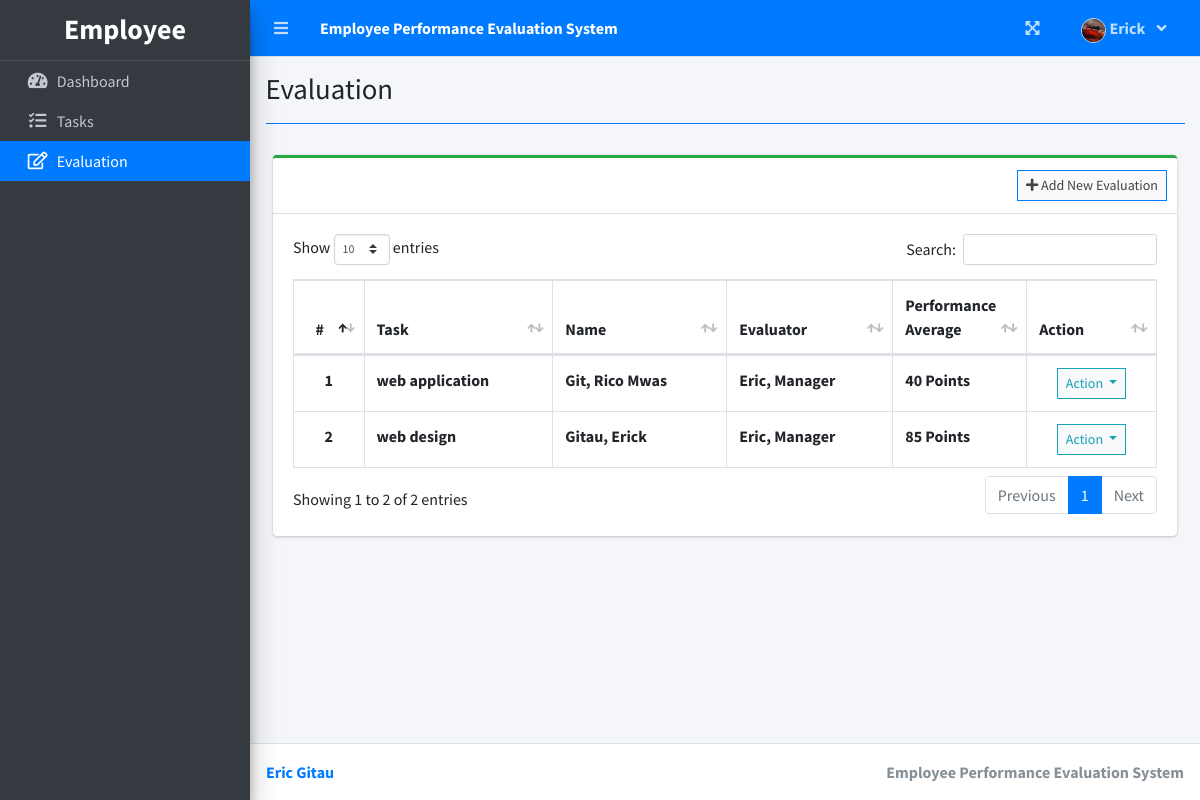
Page /index.php?page=evaluation (signed in) on the committed database.
### tables this page shows
CREATE TABLE `ratings` (
  `id` int(30) NOT NULL,
  `employee_id` int(30) NOT NULL,
  `task_id` int(30) NOT NULL,
  `evaluator_id` int(30) NOT NULL,
  `efficiency` int(11) NOT NULL,
  `timeliness` int(11) NOT NULL,
  `quality` int(11) NOT NULL,
  `accuracy` int(11) NOT NULL,
  `remarks` text NOT NULL,
  `date_created` datetime NOT NULL DEFAULT current_timestamp()
);

CREATE TABLE `task_list` (
  `id` int(30) NOT NULL,
  `task` varchar(200) NOT NULL,
  `description` text NOT NULL,
  `employee_id` int(30) NOT NULL,
  `due_date` date NOT NULL,
  `completed` date NOT NULL,
  `status` int(1) NOT NULL COMMENT '0=pending, 1=on-progress,3=Completed',
  `date_created` datetime NOT NULL DEFAULT current_timestamp()
);

### evaluation.php (the view, shortened to what this page needs)
<?php include'db_connect.php' ?>
<div class="col-lg-12">
	<div class="card card-outline card-success">
		<div class="card-header">
			<div class="card-tools">
				<a class="btn btn-block btn-sm btn-default btn-flat border-primary" href="./index.php?page=new_evaluation"><i class="fa fa-plus"></i> Add New Evaluation</a>
			</div>
		</div>
		<div class="card-body">
			<table class="table tabe-hover table-bordered" id="list">
				<thead>
					<tr>
						<th class="text-center">#</th>
						<th>Task</th>
						<th>Name</th>
						<?php if($_SESSION['login_type'] != 1): ?>
						<th>Evaluator</th>
						<?php endif; ?>
						<th width="15%">Performance Average</th>
						<th>Action</th>
					</tr>
				</thead>
				<tbody>
					<?php
					$i = 1;
					$where = "";
					$qry = $conn->query("SELECT r.*,concat(e.lastname,', ',e.firstname,' ',e.middlename) as name,t.task,concat(ev.lastname,', ',ev.firstname,' ',ev.middlename) as ename,((((r.efficiency + r.timeliness + r.quality + r.accuracy)/4)/5) * 100) as pa FROM ratings r inner join employee_list e on e.id = r.employee_id inner join task_list t on t.id = r.task_id inner join evaluator_list ev on ev.id = r.evaluator_id $where order by concat(e.lastname,', ',e.firstname,' ',e.middlename) asc");
					while($row= $qry->fetch_assoc()):
					?>
					<tr>
						<th class="text-center"><?php echo $i++ ?></th>
						<td><b><?php echo ($row['task']) ?></b></td>
						<td><b><?php echo ucwords($row['name']) ?></b></td>
						<?php if($_SESSION['login_type'] != 1): ?>
						<td><b><?php echo ucwords($row['ename']) ?></b></td>
						<?php endif; ?>
						<td><b><?php echo number_format($row['pa'])."  Points" ?></b></td>
						<td class="text-center">
							<button type="button" class="btn btn-default btn-sm btn-flat border-info wave-effect text-info dropdown-toggle" data-toggle="dropdown" aria-expanded="true">
		                      Action
		                    </button>
						</td>
					</tr>
				<?php endwhile; ?>
				</tbody>
			</table>
		</div>
	</div>
</div>

### rows in the picture
ratings: task_list.task "web application", name "Git, Rico Mwas", ename "Eric, Manager", pa "40"
ratings: task_list.task "web design", name "Gitau, Erick", ename "Eric, Manager", pa "85"

### other values in the picture
$_SESSION['system']['name'] "Employee Performance Evaluation System"
$_SESSION['login_firstname'] "Erick"
$title "Evaluation"
